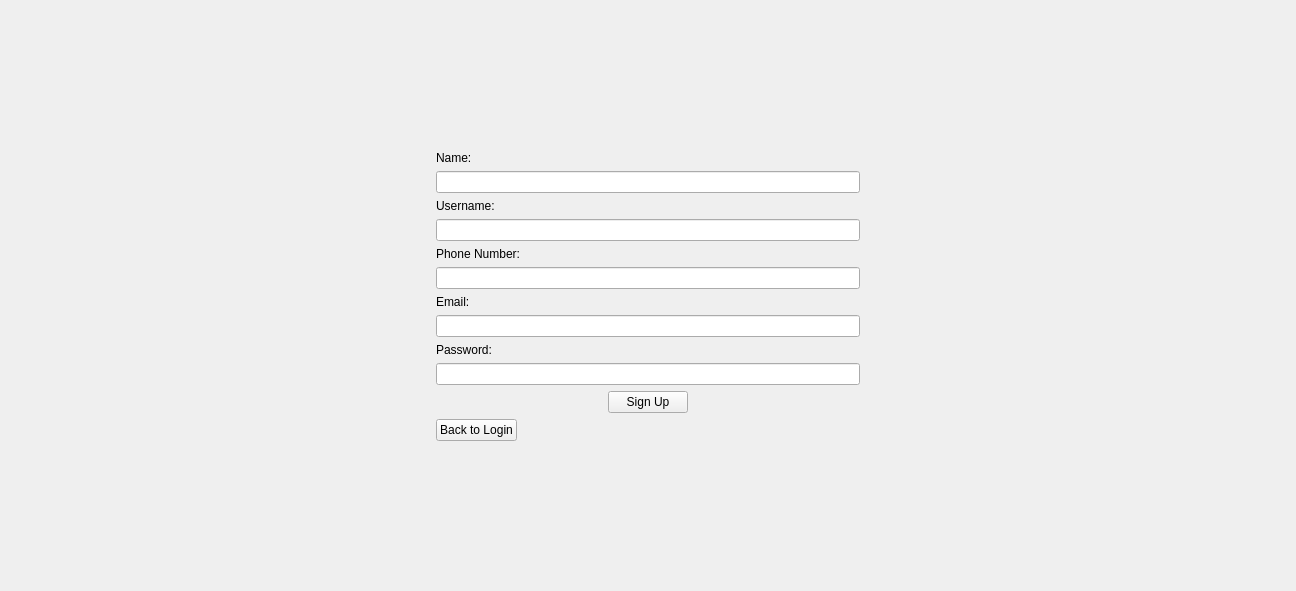
<?xml version="1.0" encoding="UTF-8"?>
<ui version="4.0">
 <class>SignUpForm</class>
 <widget class="QWidget" name="SignUpForm">
  <property name="geometry">
   <rect>
    <x>0</x>
    <y>0</y>
    <width>1296</width>
    <height>591</height>
   </rect>
  </property>
  <property name="windowTitle">
   <string>Form</string>
  </property>
  <layout class="QGridLayout" name="gridLayout">
   <item row="7" column="1">
    <widget class="QLineEdit" name="phoneEdit"/>
   </item>
   <item row="2" column="1">
    <widget class="QLineEdit" name="nameEdit"/>
   </item>
   <item row="10" column="1">
    <widget class="QLabel" name="label_5">
     <property name="text">
      <string>Password:</string>
     </property>
    </widget>
   </item>
   <item row="4" column="1">
    <widget class="QLineEdit" name="usernameEdit"/>
   </item>
   <item row="14" column="1">
    <spacer name="verticalSpacer_2">
     <property name="orientation">
      <enum>Qt::Orientation::Vertical</enum>
     </property>
     <property name="sizeHint" stdset="0">
      <size>
       <width>20</width>
       <height>40</height>
      </size>
     </property>
    </spacer>
   </item>
   <item row="5" column="1">
    <widget class="QLabel" name="label_3">
     <property name="text">
      <string>Phone Number:</string>
     </property>
    </widget>
   </item>
   <item row="7" column="0">
    <spacer name="horizontalSpacer_3">
     <property name="orientation">
      <enum>Qt::Orientation::Horizontal</enum>
     </property>
     <property name="sizeHint" stdset="0">
      <size>
       <width>40</width>
       <height>20</height>
      </size>
     </property>
    </spacer>
   </item>
   <item row="7" column="2">
    <spacer name="horizontalSpacer_4">
     <property name="orientation">
      <enum>Qt::Orientation::Horizontal</enum>
     </property>
     <property name="sizeHint" stdset="0">
      <size>
       <width>40</width>
       <height>20</height>
      </size>
     </property>
    </spacer>
   </item>
   <item row="12" column="1">
    <layout class="QHBoxLayout" name="horizontalLayout_2">
     <item>
      <spacer name="horizontalSpacer">
       <property name="orientation">
        <enum>Qt::Orientation::Horizontal</enum>
       </property>
       <property name="sizeHint" stdset="0">
        <size>
         <width>40</width>
         <height>20</height>
        </size>
       </property>
      </spacer>
     </item>
     <item>
      <widget class="QPushButton" name="signUpButton">
       <property name="text">
        <string>Sign Up</string>
       </property>
      </widget>
     </item>
     <item>
      <spacer name="horizontalSpacer_2">
       <property name="orientation">
        <enum>Qt::Orientation::Horizontal</enum>
       </property>
       <property name="sizeHint" stdset="0">
        <size>
         <width>40</width>
         <height>20</height>
        </size>
       </property>
      </spacer>
     </item>
    </layout>
   </item>
   <item row="3" column="1">
    <widget class="QLabel" name="label_2">
     <property name="text">
      <string>Username:</string>
     </property>
    </widget>
   </item>
   <item row="1" column="1">
    <widget class="QLabel" name="label">
     <property name="text">
      <string>Name:</string>
     </property>
    </widget>
   </item>
   <item row="8" column="1">
    <widget class="QLabel" name="label_4">
     <property name="text">
      <string>Email:</string>
     </property>
    </widget>
   </item>
   <item row="0" column="1">
    <spacer name="verticalSpacer">
     <property name="orientation">
      <enum>Qt::Orientation::Vertical</enum>
     </property>
     <property name="sizeHint" stdset="0">
      <size>
       <width>20</width>
       <height>40</height>
      </size>
     </property>
    </spacer>
   </item>
   <item row="11" column="1">
    <widget class="QLineEdit" name="passwordEdit">
     <property name="echoMode">
      <enum>QLineEdit::EchoMode::Password</enum>
     </property>
    </widget>
   </item>
   <item row="9" column="1">
    <widget class="QLineEdit" name="emailEdit"/>
   </item>
   <item row="13" column="1">
    <layout class="QHBoxLayout" name="horizontalLayout_3">
     <item>
      <widget class="QPushButton" name="backToLoginButton">
       <property name="text">
        <string>Back to Login</string>
       </property>
      </widget>
     </item>
     <item>
      <spacer name="horizontalSpacer_5">
       <property name="orientation">
        <enum>Qt::Orientation::Horizontal</enum>
       </property>
       <property name="sizeHint" stdset="0">
        <size>
         <width>40</width>
         <height>20</height>
        </size>
       </property>
      </spacer>
     </item>
    </layout>
   </item>
  </layout>
 </widget>
 <resources/>
 <connections/>
</ui>
